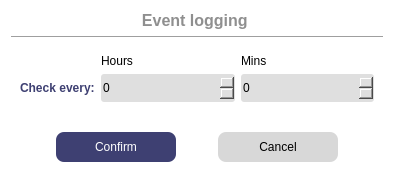
<?xml version="1.0" encoding="UTF-8"?>
<ui version="4.0">
 <class>WSetupLoggingEvery</class>
 <widget class="QDialog" name="WSetupLoggingEvery">
  <property name="geometry">
   <rect>
    <x>0</x>
    <y>0</y>
    <width>394</width>
    <height>182</height>
   </rect>
  </property>
  <property name="windowTitle">
   <string>Log data period configuration</string>
  </property>
  <property name="styleSheet">
   <string notr="true">#WSetupLoggingEvery {
 background-color:white;
 border-radius: 5px;
}
#label{
 color: #3E4072;
 font-weight: 800;
}
#buttonBox{
 background-color: #3E4072;
}
#label_Title{
 color: #8F8F8F;
 font-weight: 600;
}
QSpinBox {
 background-color:#DFDFDF;
 border-radius: 3px;
}
#pushButton_Confirm,
#pushButton_Cancel {
 border: none;
 border-radius: 8px;
}
#pushButton_Confirm {
 color: white;
 background-color: #3E4072;
}
#pushButton_Confirm:hover {
 color: white;
 background-color: #595D89;
}
#pushButton_Cancel {
 background-color: #D8D8D8;
}
#pushButton_Cancel:hover {
 background-color: #ACACAC;
}</string>
  </property>
  <layout class="QVBoxLayout" name="verticalLayout">
   <item>
    <widget class="QLabel" name="label_Title">
     <property name="font">
      <font>
       <pointsize>12</pointsize>
       <fontweight>DemiBold</fontweight>
      </font>
     </property>
     <property name="text">
      <string>Event logging </string>
     </property>
     <property name="alignment">
      <set>Qt::AlignCenter</set>
     </property>
    </widget>
   </item>
   <item>
    <widget class="Line" name="line">
     <property name="orientation">
      <enum>Qt::Horizontal</enum>
     </property>
    </widget>
   </item>
   <item>
    <widget class="QWidget" name="widget" native="true">
     <layout class="QGridLayout" name="gridLayout" columnstretch="1,3,3">
      <item row="0" column="1">
       <widget class="QLabel" name="label_2">
        <property name="text">
         <string>Hours</string>
        </property>
       </widget>
      </item>
      <item row="1" column="0">
       <widget class="QLabel" name="label">
        <property name="text">
         <string>Check every:</string>
        </property>
       </widget>
      </item>
      <item row="0" column="2">
       <widget class="QLabel" name="label_3">
        <property name="text">
         <string>Mins</string>
        </property>
       </widget>
      </item>
      <item row="1" column="1">
       <widget class="QSpinBox" name="spinBox_SetupLoggingEveryHours">
        <property name="minimumSize">
         <size>
          <width>0</width>
          <height>28</height>
         </size>
        </property>
        <property name="maximum">
         <number>120</number>
        </property>
       </widget>
      </item>
      <item row="1" column="2">
       <widget class="QSpinBox" name="spinBox_SetupLoggingEveryMins">
        <property name="minimumSize">
         <size>
          <width>0</width>
          <height>28</height>
         </size>
        </property>
        <property name="maximum">
         <number>59</number>
        </property>
       </widget>
      </item>
     </layout>
    </widget>
   </item>
   <item>
    <spacer name="verticalSpacer">
     <property name="orientation">
      <enum>Qt::Vertical</enum>
     </property>
     <property name="sizeHint" stdset="0">
      <size>
       <width>20</width>
       <height>40</height>
      </size>
     </property>
    </spacer>
   </item>
   <item>
    <widget class="QWidget" name="widget_3" native="true">
     <layout class="QHBoxLayout" name="horizontalLayout">
      <item>
       <widget class="QPushButton" name="pushButton_Confirm">
        <property name="minimumSize">
         <size>
          <width>0</width>
          <height>30</height>
         </size>
        </property>
        <property name="maximumSize">
         <size>
          <width>120</width>
          <height>16777215</height>
         </size>
        </property>
        <property name="text">
         <string>Confirm</string>
        </property>
       </widget>
      </item>
      <item>
       <widget class="QPushButton" name="pushButton_Cancel">
        <property name="minimumSize">
         <size>
          <width>120</width>
          <height>30</height>
         </size>
        </property>
        <property name="maximumSize">
         <size>
          <width>120</width>
          <height>16777215</height>
         </size>
        </property>
        <property name="text">
         <string>Cancel</string>
        </property>
       </widget>
      </item>
     </layout>
    </widget>
   </item>
  </layout>
 </widget>
 <resources/>
 <connections>
  <connection>
   <sender>pushButton_Cancel</sender>
   <signal>clicked()</signal>
   <receiver>WSetupLoggingEvery</receiver>
   <slot>reject()</slot>
   <hints>
    <hint type="sourcelabel">
     <x>302</x>
     <y>143</y>
    </hint>
    <hint type="destinationlabel">
     <x>296</x>
     <y>252</y>
    </hint>
   </hints>
  </connection>
  <connection>
   <sender>pushButton_Confirm</sender>
   <signal>clicked()</signal>
   <receiver>WSetupLoggingEvery</receiver>
   <slot>accept()</slot>
   <hints>
    <hint type="sourcelabel">
     <x>160</x>
     <y>160</y>
    </hint>
    <hint type="destinationlabel">
     <x>149</x>
     <y>230</y>
    </hint>
   </hints>
  </connection>
 </connections>
</ui>
